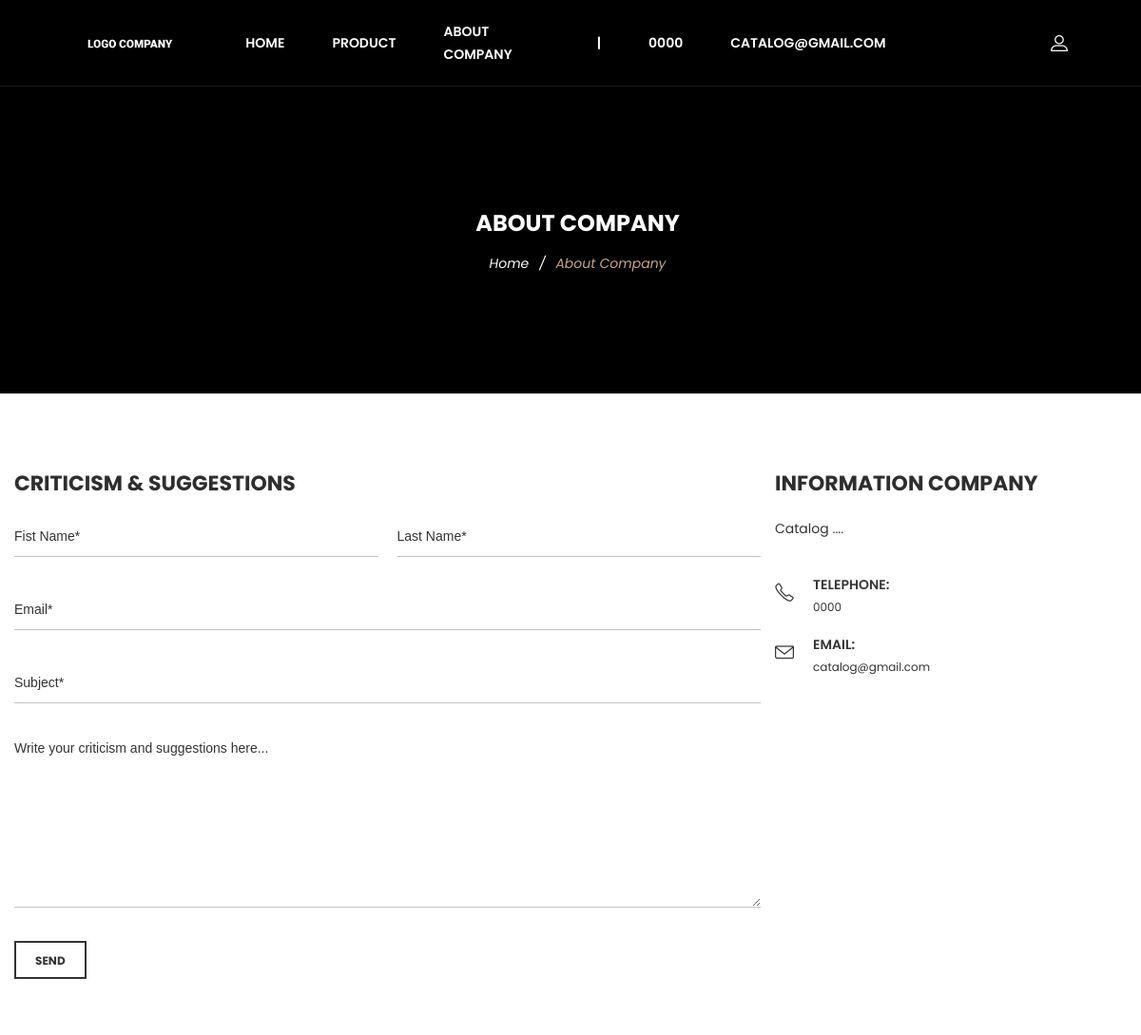
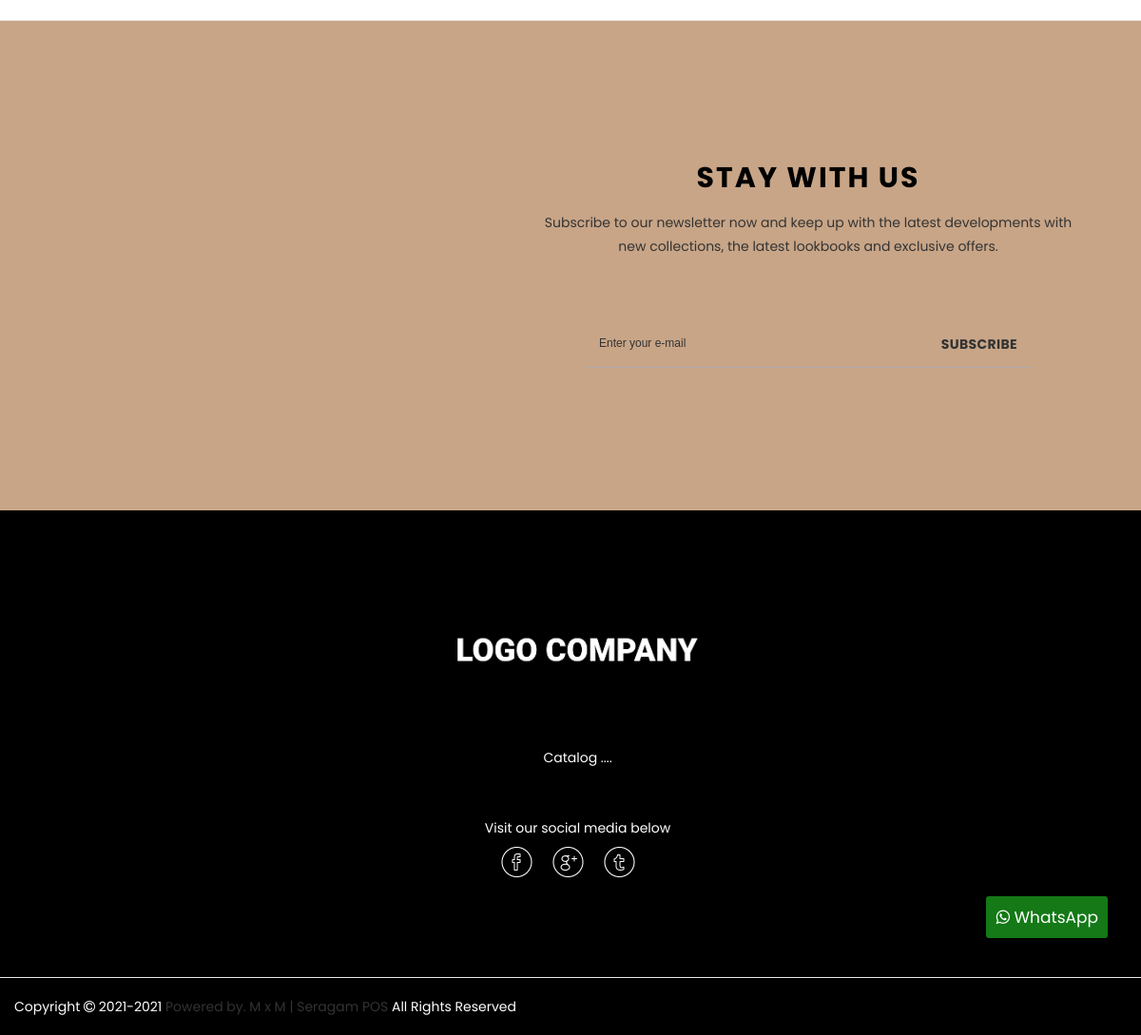
Page /w_tentangkami on the committed database (2 pictures, top to bottom).
### tables this page shows
CREATE TABLE `tbl_perusahaan` (
  `id` int(11) NOT NULL,
  `logo` varchar(255) DEFAULT NULL,
  `nama_perusahaan` varchar(255) DEFAULT NULL,
  `slogan` varchar(255) DEFAULT NULL,
  `no_telpon` varchar(255) DEFAULT NULL,
  `link_fb` varchar(255) DEFAULT NULL,
  `link_instagram` varchar(255) DEFAULT NULL,
  `link_twitter` varchar(255) DEFAULT NULL,
  `email` varchar(255) DEFAULT NULL,
  `footer` varchar(255) DEFAULT NULL
);

### application/modules/w_tentangkami/controllers/W_tentangkami.php (called while the page is built, shortened)
<?php
class W_tentangkami extends CI_Controller {
    public function __construct()
    {
        $this->load->model('tentangkami_model');
    }
    public function index()
	{
            $data = $this->tentangkami_model->get_data();
            $x['data'] = $data[0];
            $h['data'] = $data[0];
            $th['data'] = $data[0];
            $f['data'] = $data[0];
			$this->load->view('mode/head', $h);
            $this->load->view('mode/top-header', $th);
            $this->load->view('tentangkami', $x);
            $this->load->view('mode/footer', $f);
    }
}
?>

### index.php (called while the page is built, shortened)
<?php
require_once BASEPATH.'core/CodeIgniter.php';

### application/modules/w_tentangkami/models/Tentangkami_model.php (called while the page is built, shortened)
<?php
class Tentangkami_model extends CI_Model {
    function get_data()
	{
        $query = $this->db->query("SELECT * FROM tbl_perusahaan")->result();
        return $query;
    }
}
?>

### application/modules/w_tentangkami/views/tentangkami.php (the view, shortened to what this page needs)
<div class="ht__bradcaump__area" style="background-color: #000;">
	<div class="container">
		<div class="row">
			<div class="col-lg-12">
				<div class="bradcaump__inner text-center">
					<h2 class="bradcaump-title">About Company</h2>
					<nav class="bradcaump-content">
						<a class="breadcrumb_item" href="<?= base_url()."w_home"; ?>">Home</a>
						<span class="brd-separetor">/</span>
						<span class="breadcrumb_item active">About Company</span>
					</nav>
				</div>
			</div>
		</div>
	</div>
</div>
<section class="wn_contact_area bg--white pt--80 pb--80">
	<div class="container">
		<div class="row">
			<div class="col-lg-8 col-12">
				<div class="contact-form-wrap">
					<h2 class="contact__title">Criticism & Suggestions</h2>
					<form action="w_tentangkami/create" method="post">
						<div class="single-contact-form space-between">
							<input type="text" name="nama_depan" placeholder="Fist Name*">
							<input type="text" name="nama_belakang" placeholder="Last Name*">
						</div>
						<div class="single-contact-form space-between">
							<input type="email" name="email" placeholder="Email*">
						</div>
						<div class="single-contact-form">
							<input type="text" name="subject" placeholder="Subject*">
						</div>
						<div class="single-contact-form message">
							<textarea name="pesan" placeholder="Write your criticism and suggestions here..."></textarea>
						</div>
						<div class="contact-btn">
							<button type="submit">Send</button>
						</div>
					</form>
				</div>
			</div>
			<div class="col-lg-4 col-12 md-mt-40 sm-mt-40">
				<div class="wn__address">
					<h2 class="contact__title">Information Company</h2>
					<p><?= $data->slogan;?> </p>
					<div class="wn__addres__wreapper">
						<div class="single__address">
							<i class="icon-phone icons"></i>
							<div class="content">
								<span>Telephone:</span>
								<p><?= $data->no_telpon;?></p>
							</div>
						</div>
						<div class="single__address">
							<i class="icon-envelope icons"></i>
							<div class="content">
								<span>Email:</span>
								<p><?= $data->email;?></p>
							</div>
						</div>
					</div>
				</div>
			</div>
		</div>
	</div>
</section>

### application/views/mode/top-header.php (shortened to what this page needs)
<header id="wn__header" class="oth-page header__area header__absolute sticky__header">
    <div class="container-fluid">
        <div class="row">
            <div class="col-md-4 col-sm-4 col-7 col-lg-2">
                <div class="logo">
                    <a href="<?php echo base_url()."w_home"; ?>">
                        <img src="<?php echo base_url().'assets/img/logo/'.$data->logo;?>" class="logo-tp" alt="logo images">
                    </a>
                </div>
            </div>
            <div class="col-lg-8 d-none d-lg-block">
                <nav class="mainmenu__nav">
                    <ul class="meninmenu d-flex justify-content-start">
                        <li class="drop with--one--item"><a href="<?php echo base_url()."w_home"; ?>">Home</a></li>
                        <li><a href="<?php echo base_url()."w_shop"; ?>">Product</a></li>
                        <li><a href="<?php echo base_url()."w_tentangkami"; ?>">About Company</a></li>
                        <li><a href="#">|</a></li>
                        <li><a href="#"><?= $data->no_telpon; ?></a></li>
                        <li><a href="#"><?= $data->email; ?></a></li>
                    </ul>
                </nav>
            </div>
            <div class="col-md-8 col-sm-8 col-5 col-lg-2">
                <ul class="header__sidebar__right d-flex justify-content-end align-items-center">
                    <li class="setting__bar__icon"><a class="setting__active" href="#"></a>
                    </li>
                </ul>
            </div>
        </div>
    </div>
</header>

### application/views/mode/footer.php (shortened to what this page needs)
		<section class="wn__newsletter__area" style="background-color: #c8a587;">
			<div class="container">
				<div class="row">
					<div class="col-lg-7 offset-lg-5 col-md-12 col-12 ptb--150">
						<div class="section__title text-center">
							<h2 style="color: #000">Stay with us</h2>
						</div>
						<div class="newsletter__block text-center">
							<p>Subscribe to our newsletter now and keep up with the latest developments with new collections, the latest lookbooks and exclusive offers.</p>
							<form action="#">
								<div class="newsletter__box">
									<input type="email" placeholder="Enter your e-mail">
									<button>Subscribe</button>
								</div>
							</form>
						</div>
					</div>
				</div>
			</div>
		</section>
		<footer id="wn__footer" class="footer__area bg__cat--8 brown--color">
			<div class="footer-static-top" style="background-color: #000; color: #fff">
				<div class="container">
					<div class="row">
						<div class="col-lg-12">
							<div class="footer__widget footer__menu">
								<div class="ft__logo">
									<a href="<?php echo base_url()."w_home"; ?>">
										<img src="<?php echo base_url().'assets/img/logo/'.$data->logo;?>" class="footer-logo" alt="logo">
									</a>
									<p><?php echo $data->slogan; ?></p>
								</div>
								<hr>
								<br>
								<div class="footer__content">
									<div align="center">
										<label>Visit our social media below</label>
									</div>
									<ul class="social__net social__net--2 d-flex justify-content-center">
										<li><a href="#"><i class="bi bi-facebook"></i></a></li>
										<li><a href="#"><i class="bi bi-google"></i></a></li>
										<li><a href="#"><i class="bi bi-twitter"></i></a></li>
									</ul>
								</div>
							</div>
						</div>
					</div>
				</div>
			</div>
			<div class="copyright__wrapper">
				<div class="container">
					<div class="row">
						<div class="col-lg-12 col-md-12 col-sm-12">
							<div class="copyright">
								<div class="copy__right__inner text-left">
									<p>Copyright <i class="fa fa-copyright"></i> 2021-<?php echo date('Y'); ?> <a href="mailto:amranhakimsiregar@gmail.com" target="_blank">Powered by. M x M | <?php echo $data->footer ?></a> All Rights Reserved</p>
								</div>
							</div>
						</div>
					</div>
				</div>
			</div>
		</footer>
	</div>
	<div class="mybuttonWA">
	<a class="buttonWA" href="https://api.whatsapp.com/send?phone=<?= $data->no_telpon;?>&amp;text=Hallo" rel="nofollow" target="_blank"><i class="fa fa-whatsapp"> </i> WhatsApp</a></div>
</body>
</html>

### application/views/mode/head.php (style rules this page uses)
.logo-tp { width: 70%; height: auto; padding: 5px 5px 5px 5px; position: relative; }
.footer-logo { width: 50%; height: auto; padding: 5px 5px 5px 5px; position: relative; }

### application/views/mode/footer.php (style rules this page uses)
.mybuttonWA { margin:0; padding:0; text-align:center; position:fixed; bottom:111px; right: 35px; z-index: 999; }
.buttonWA { font-size: 17px; color: #fff; background: #147916; padding: 10px; margin: 0; overflow: hidden; border-radius: 3px; text-decoration: none; border-block-color: blue; border: blanchedalmond; }

### rows in the picture
tbl_perusahaan: logo (picture), no_telpon "0000", email "CATALOG@GMAIL.COM", slogan "Catalog ....", email "catalog@gmail.com", footer "Seragam POS"
